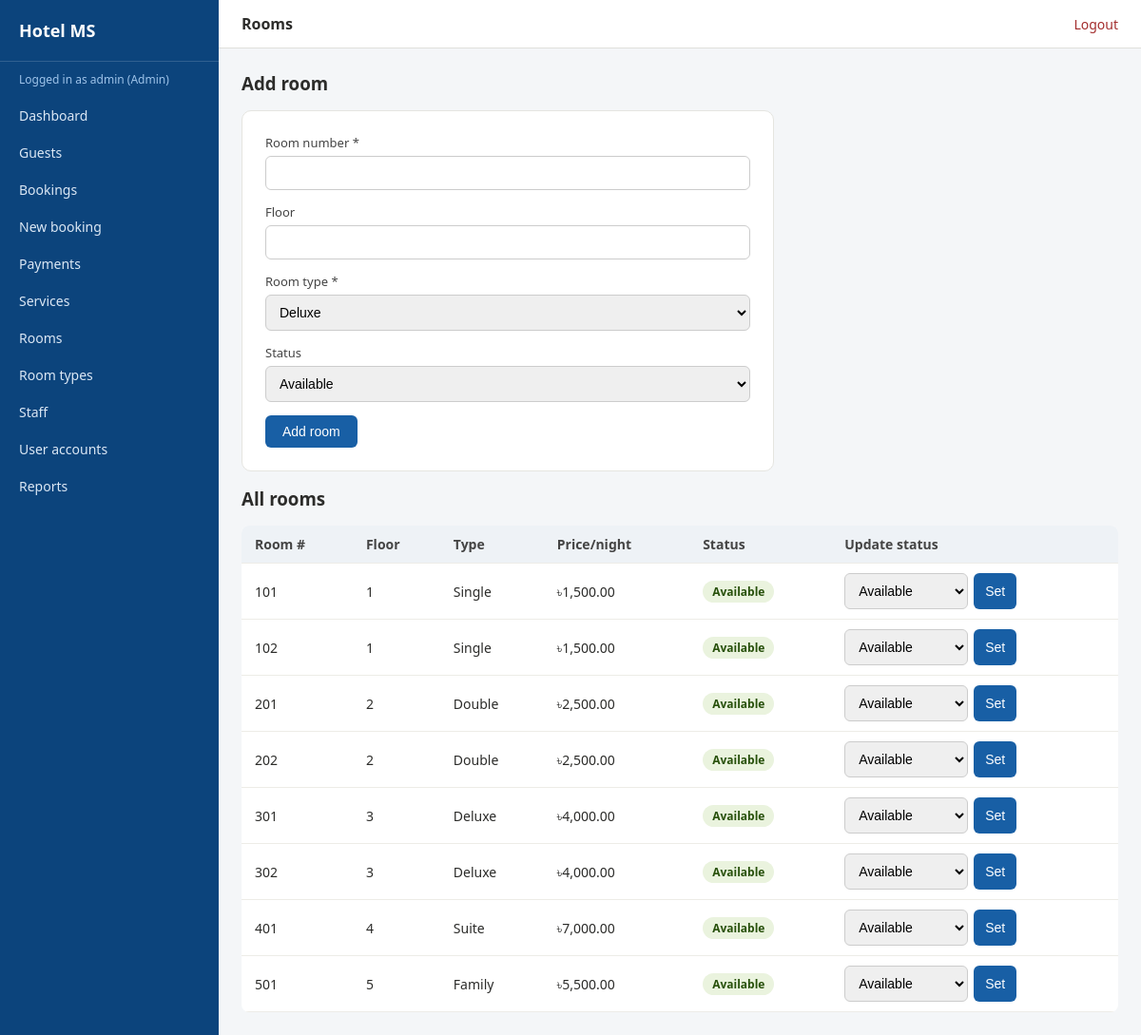
Page /rooms/list.php (signed in) on the committed database.
### tables this page shows
CREATE TABLE Room (
    RoomID INT AUTO_INCREMENT PRIMARY KEY,
    RoomNumber VARCHAR(10) NOT NULL UNIQUE,
    FloorNo INT,
    Status ENUM('Available','Reserved','Occupied','Cleaning','Maintenance') DEFAULT 'Available',
    RoomTypeID INT,
    FOREIGN KEY (RoomTypeID) REFERENCES RoomType(RoomTypeID)
);

CREATE TABLE RoomType (
    RoomTypeID INT AUTO_INCREMENT PRIMARY KEY,
    TypeName VARCHAR(30) NOT NULL,
    PricePerNight DECIMAL(10,2) NOT NULL,
    Capacity INT NOT NULL,
    Description VARCHAR(200)
);

### includes/functions.php (called while the page is built, shortened)
<?php
function e($str) {
    return htmlspecialchars($str ?? '', ENT_QUOTES, 'UTF-8');
}
function base_url($path = '') {
    return '/hotel-reservation/' . ltrim($path, '/');
}
function money($n) {
    return number_format((float)$n, 2);
}

### rooms/list.php (the view, shortened to what this page needs)
<?php
require_once __DIR__ . '/../includes/init.php';
$pageTitle = 'Rooms';
$rooms = $pdo->query("SELECT r.*, rt.TypeName, rt.PricePerNight FROM Room r JOIN RoomType rt ON rt.RoomTypeID = r.RoomTypeID ORDER BY r.RoomNumber")->fetchAll();
$types = $pdo->query("SELECT * FROM RoomType ORDER BY TypeName")->fetchAll();
function statusBadge($s) {
    $map = ['Available'=>'green','Reserved'=>'blue','Occupied'=>'amber','Cleaning'=>'gray','Maintenance'=>'red'];
    $c = $map[$s] ?? 'gray';
    return "<span class='badge badge-$c'>" . e($s) . "</span>";
}
require __DIR__ . '/../includes/header.php';
require __DIR__ . '/../includes/sidebar.php';
?>
<?php if ($role === 'Admin'): ?>
<h3>Add room</h3>
<form class="form-box mt" method="post">
  <div class="form-group"><label>Room number *</label><input type="text" name="room_number" required></div>
  <div class="form-group"><label>Floor</label><input type="number" name="floor"></div>
  <div class="form-group"><label>Room type *</label>
    <select name="room_type" required>
      <?php foreach ($types as $t): ?><option value="<?= $t['RoomTypeID'] ?>"><?= e($t['TypeName']) ?></option><?php endforeach; ?>
    </select>
  </div>
  <div class="form-group"><label>Status</label>
    <select name="status">
      <option>Available</option><option>Maintenance</option>
    </select>
  </div>
  <button class="btn" type="submit">Add room</button>
</form>
<?php endif; ?>
<h3 class="mt">All rooms</h3>
<table class="mt">
<tr><th>Room #</th><th>Floor</th><th>Type</th><th>Price/night</th><th>Status</th><th>Update status</th></tr>
<?php foreach ($rooms as $r): ?>
<tr>
  <td><?= e($r['RoomNumber']) ?></td>
  <td><?= e($r['FloorNo']) ?></td>
  <td><?= e($r['TypeName']) ?></td>
  <td>৳<?= money($r['PricePerNight']) ?></td>
  <td><?= statusBadge($r['Status']) ?></td>
  <td>
    <form method="post" style="display:flex;gap:6px">
      <select name="status" style="width:130px">
        <?php foreach (['Available','Reserved','Occupied','Cleaning','Maintenance'] as $s): ?>
          <option <?= $s===$r['Status']?'selected':'' ?>><?= $s ?></option>
        <?php endforeach; ?>
      </select>
      <button class="btn" type="submit" style="padding:6px 12px">Set</button>
    </form>
  </td>
</tr>
<?php endforeach; ?>
</table>
<?php require __DIR__ . '/../includes/footer.php'; ?>

### includes/header.php (shortened to what this page needs)
<!DOCTYPE html>
<html lang="en">
<head>
<link rel="stylesheet" href="<?= base_url('assets/css/style.css') ?>">
</head>
<body>
<div class="layout">

### includes/sidebar.php (shortened to what this page needs)
<?php $role = $_SESSION['user']['Role'] ?? ''; $cur = basename($_SERVER['PHP_SELF']); ?>
<div class="sidebar">
  <h2>Hotel MS</h2>
  <div class="role-tag">Logged in as <?= e($_SESSION['user']['Username'] ?? '') ?> (<?= e($role) ?>)</div>
  <a href="<?= base_url('dashboard.php') ?>" class="<?= $cur=='dashboard.php'?'active':'' ?>">Dashboard</a>
  <?php if (in_array($role, ['Admin','Receptionist'])): ?>
    <a href="<?= base_url('guests/list.php') ?>">Guests</a>
    <a href="<?= base_url('bookings/list.php') ?>">Bookings</a>
    <a href="<?= base_url('bookings/add.php') ?>">New booking</a>
    <a href="<?= base_url('payments/list.php') ?>">Payments</a>
    <a href="<?= base_url('services/list.php') ?>">Services</a>
  <?php endif; ?>
  <?php if (in_array($role, ['Admin','Housekeeping'])): ?>
    <a href="<?= base_url('rooms/list.php') ?>">Rooms</a>
  <?php endif; ?>
  <?php if ($role === 'Admin'): ?>
    <a href="<?= base_url('roomtypes/list.php') ?>">Room types</a>
    <a href="<?= base_url('staff/list.php') ?>">Staff</a>
    <a href="<?= base_url('users/list.php') ?>">User accounts</a>
    <a href="<?= base_url('reports/index.php') ?>">Reports</a>
  <?php endif; ?>
</div>
<div class="main">
  <div class="topbar">
    <strong><?= isset($pageTitle) ? e($pageTitle) : '' ?></strong>
    <a class="logout" href="<?= base_url('auth/logout.php') ?>">Logout</a>
  </div>
  <div class="content">

### includes/footer.php
  </div>
</div>
</div>
</body>
</html>

### assets/css/style.css (style rules this page uses)
* { box-sizing: border-box; margin: 0; padding: 0; }
body { font-family: 'Segoe UI', Arial, sans-serif; background: #f4f6f8; color: #2c2c2a; }
a { text-decoration: none; color: #185fa5; }
.layout { display: flex; min-height: 100vh; }
.sidebar { width: 230px; background: #0c447c; color: #fff; padding: 20px 0; flex-shrink: 0; }
.sidebar h2 { font-size: 18px; padding: 0 20px 20px; border-bottom: 1px solid rgba(255,255,255,.15); margin-bottom: 10px; }
.sidebar a { display: block; color: #dce8f5; padding: 10px 20px; font-size: 14px; }
.sidebar .role-tag { padding: 0 20px 10px; font-size: 12px; color: #9fc4ea; }
.main { flex: 1; display: flex; flex-direction: column; }
.topbar { background: #fff; padding: 14px 24px; display: flex; justify-content: space-between; align-items: center; border-bottom: 1px solid #e0e0dc; }
.topbar .logout { color: #a32d2d; font-size: 14px; }
.content { padding: 24px; }
table { width: 100%; border-collapse: collapse; background: #fff; border-radius: 8px; overflow: hidden; }
th, td { text-align: left; padding: 10px 14px; border-bottom: 1px solid #edece7; font-size: 14px; }
th { background: #eef2f6; color: #444; font-weight: 600; }
.form-box { background: #fff; padding: 24px; border-radius: 10px; max-width: 560px; border: 1px solid #e5e5e0; }
.form-group { margin-bottom: 14px; }
label { display: block; font-size: 13px; margin-bottom: 5px; color: #444; }
input, select, textarea { width: 100%; padding: 9px 10px; border: 1px solid #ccc; border-radius: 6px; font-size: 14px; }
.btn { display: inline-block; background: #185fa5; color: #fff; border: none; padding: 9px 18px; border-radius: 6px; cursor: pointer; font-size: 14px; }
.badge { display: inline-block; padding: 3px 10px; border-radius: 20px; font-size: 12px; font-weight: 600; }
.badge-green { background: #eaf3de; color: #27500a; }
.mt { margin-top: 16px; }

### rows in the picture
room: RoomNumber "101", FloorNo "1", RoomTypeID.TypeName "Single", RoomTypeID.PricePerNight "1,500.00", Status "Available", status "Available"
room: RoomNumber "102", FloorNo "1", RoomTypeID.TypeName "Single", RoomTypeID.PricePerNight "1,500.00", Status "Available", status "Available"
room: RoomNumber "201", FloorNo "2", RoomTypeID.TypeName "Double", RoomTypeID.PricePerNight "2,500.00", Status "Available", status "Available"
room: RoomNumber "202", FloorNo "2", RoomTypeID.TypeName "Double", RoomTypeID.PricePerNight "2,500.00", Status "Available", status "Available"
room: RoomNumber "301", FloorNo "3", RoomTypeID.TypeName "Deluxe", RoomTypeID.PricePerNight "4,000.00", Status "Available", status "Available"
room: RoomNumber "302", FloorNo "3", RoomTypeID.TypeName "Deluxe", RoomTypeID.PricePerNight "4,000.00", Status "Available", status "Available"
room: RoomNumber "401", FloorNo "4", RoomTypeID.TypeName "Suite", RoomTypeID.PricePerNight "7,000.00", Status "Available", status "Available"
room: RoomNumber "501", FloorNo "5", RoomTypeID.TypeName "Family", RoomTypeID.PricePerNight "5,500.00", Status "Available", status "Available"

### other values in the picture
$_SESSION['user']['Username'] "admin"
$role "Admin"
$pageTitle "Rooms"
form field room_type "Deluxe"
